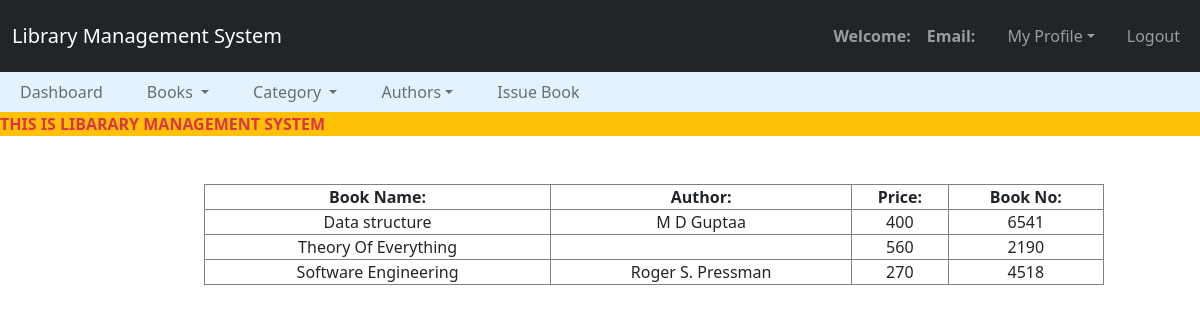
The app's page /admin/reg_book.php with its own data.
### tables this page shows
CREATE TABLE `books` (
  `book_id` int(11) NOT NULL,
  `book_name` varchar(250) NOT NULL,
  `author_id` int(11) NOT NULL,
  `cat_id` int(11) NOT NULL,
  `book_no` int(11) NOT NULL,
  `book_price` int(11) NOT NULL
);

CREATE TABLE `authors` (
  `author_id` int(11) NOT NULL,
  `author_name` varchar(250) NOT NULL
);

### admin/reg_book.php (the view, shortened to what this page needs)
<?php
    $connection = mysqli_connect("localhost", "root", "");
    $query = "select books.book_name, books.book_no, books.book_price, authors.author_name from books left join authors on books.author_id = authors.author_id";
?>
<!DOCTYPE html>
<html lang="en">
<head>
  <link rel="stylesheet" type="text/css" href="../bootstrap-5.0.2-dist/css/bootstrap.min.css">
</head>
<body>
  <nav class="navbar navbar-expand-lg  navbar-expand-sm  navbar-dark bg-dark ">
    <div class="container-fluid">
      <a class="navbar-brand" href="admin_dashboard.php">
        Library Management System
      </a>
      <div class=" collapse navbar-collapse" id="navbarNavDropdown">
        <ul class="navbar-nav ms-auto">
           <li class="nav-item">
             <a class="nav-link"><b>Welcome: <?php echo $_SESSION['name']; ?></b></a>
          </li>
          <li class="nav-item">
             <a class="nav-link"><b>Email: <?php echo $_SESSION['email']; ?></b></a>
          </li>
          <li class="nav-item dropdown">
            <a class="nav-link mx-3 dropdown-toggle" data-bs-toggle="dropdown" href="#">My Profile</a>
          </li>
          <li class="nav-item">
             <a class="nav-link" href="logout.php">Logout</a>
          </li>
      </div>
    </div>
  </nav>
  <nav class="navbar navbar-expand-lg navbar-light" style="background-color: #e3f2fd; padding-top: 0; padding-bottom: 0;">
		<div class="container-fluid">
		    <ul class="nav navbar-nav navbar-center">
		      <li class="nav-item" >
		        <a class="nav-link" href="admin_dashboard.php">Dashboard</a>
		      </li>
		      <li class="nav-item dropdown">
	        	<a class="nav-link dropdown-toggle" data-bs-toggle="dropdown" style="padding-left: 3vw;">Books </a>
		      </li>
		      <li class="nav-item dropdown">
	        	<a class="nav-link dropdown-toggle" data-bs-toggle="dropdown" style="padding-left: 3vw;">Category </a>
		      </li>
		      <li class="nav-item dropdown">
	        	<a class="nav-link dropdown-toggle" data-bs-toggle="dropdown" style="padding-left: 3vw;">Authors</a>
		      </li>
	          <li class="nav-item">
		        <a class="nav-link" href="issue_book.php" style="padding-left: 3vw;">Issue Book</a>
		        </li>
		    </ul>
		</div>
	</nav>
  <div class="bg-warning  text-danger">
    <span>
      <marquee style="font-weight: bolder">THIS IS LIBARARY MANAGEMENT SYSTEM</marquee>
    </span>
  </div>
  <br><br>
  <div class="row">
    <div class="col-lg-2"></div>
    <div class="col-lg-8">
        <form action="">
            <table class="table-bordered" width="900px" style="text-align: center;">
                 <tr>
                    <th>Book Name: </th>
                    <th>Author: </th>
                    <th>Price: </th>
                    <th>Book No: </th>
                 </tr>
                 <?php
                 $query_run = mysqli_query($connection, $query);
                 while ($rows = mysqli_fetch_assoc($query_run))
                 {
                    $book_name = $rows['book_name'];
                    $author = $rows['author_name'];
                    $price = $rows['book_price'];
                    $book_no = $rows['book_no'];
                 ?>
                 <tr>
                    <td><?php  echo  $book_name; ?></td>
                    <td><?php  echo  $author; ?></td>
                    <td><?php  echo  $price; ?></td>
                    <td><?php  echo  $book_no; ?></td>
                 </tr>
                 <?php
                 }
                 ?>
            </table>
        </form>
    </div>
    <div class="col-lg-2"></div>
  </div>
</body>
</html>

### records on screen
books: book_name "Data structure", author.author_name "M D Guptaa", book_price "400", book_no "6541"
books: book_name "Theory Of Everything", book_price "560", book_no "2190"
books: book_name "Software Engineering", author.author_name "Roger S. Pressman", book_price "270", book_no "4518"
